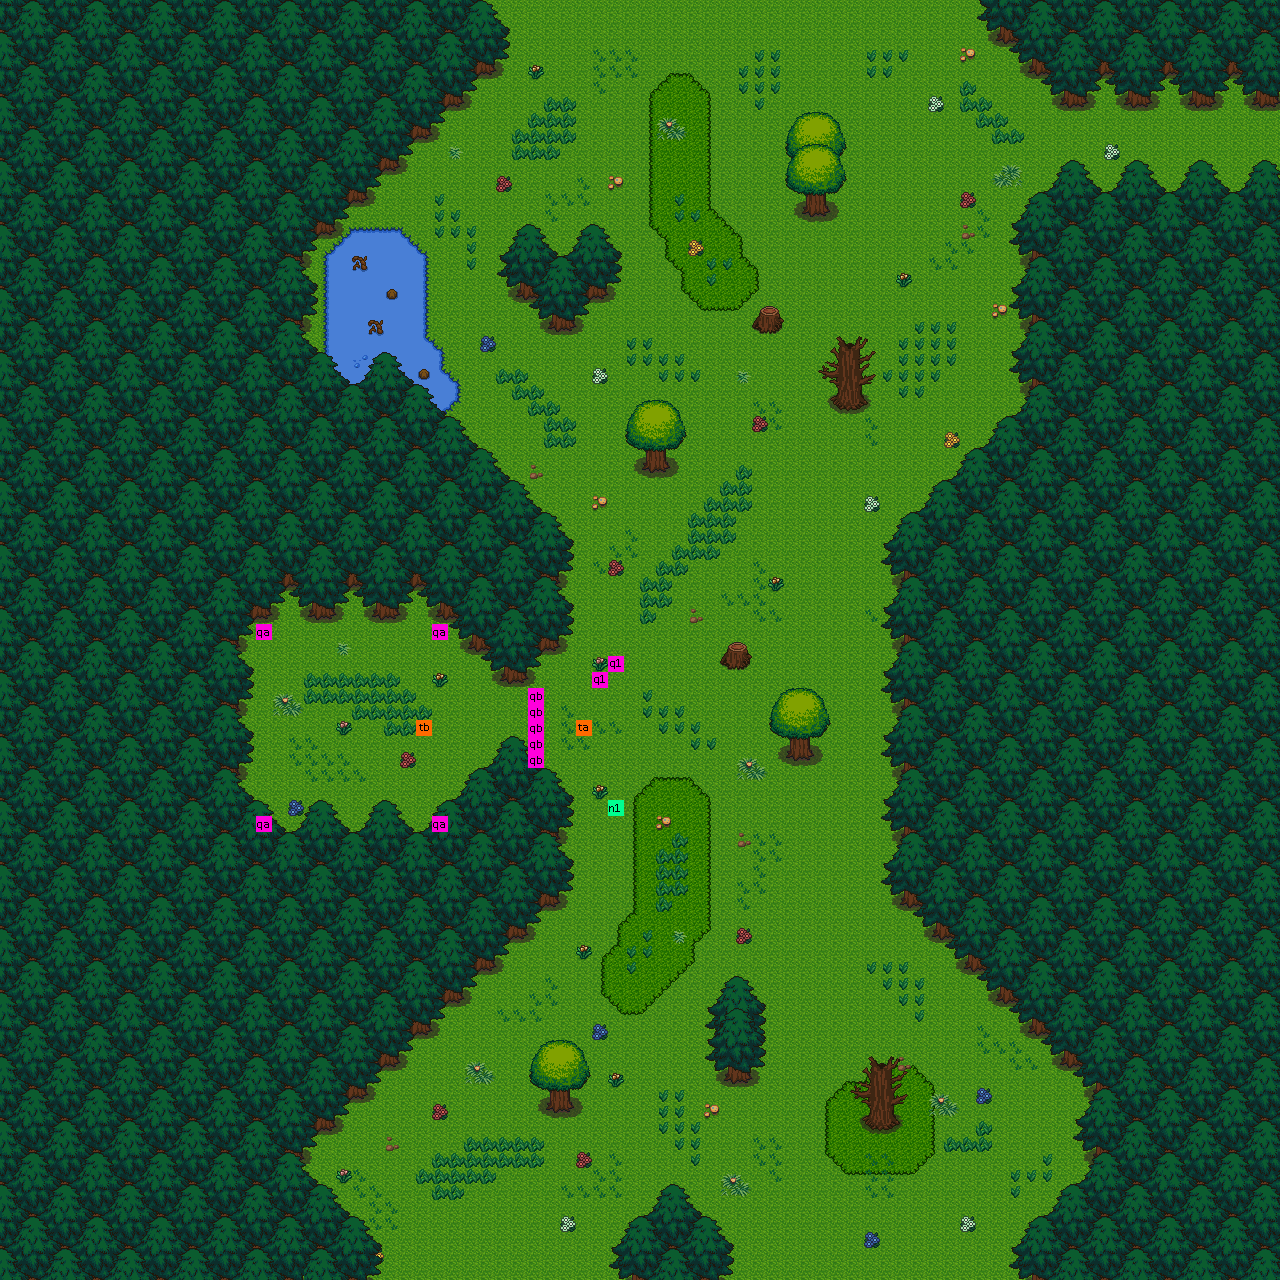

This game map was drawn from its Tiled (.tmx) file and the tilesets committed beside it. A one-line description and the trimmed map source follow:
An orthogonal 80x80 tile map with 16x16 px tiles, 7 tile layers (ground0, ground1, wall0, wall1, ...), 2 hidden layers not drawn, 9 tilesets.

<map version="1.0" orientation="orthogonal" renderorder="right-down" width="80" height="80" tilewidth="16" tileheight="16">
 <tileset firstgid="1" name="1" tilewidth="16" tileheight="16">
  <image source="../../tileset/v1.3/1.png" width="800" height="800" />
 </tileset>
 <tileset firstgid="2501" name="2" tilewidth="16" tileheight="16">
  <image source="../../tileset/v1.3/2.png" width="800" height="800" />
 </tileset>
 <tileset firstgid="5001" name="3" tilewidth="16" tileheight="16">
  <image source="../../tileset/v1.3/3.png" width="800" height="800" />
 </tileset>
 <tileset firstgid="7501" name="4" tilewidth="16" tileheight="16">
  <image source="../../tileset/v1.3/4.png" width="800" height="800" />
 </tileset>
 <tileset firstgid="10001" name="5" tilewidth="16" tileheight="16">
  <image source="../../tileset/v1.3/5.png" width="800" height="800" />
 </tileset>
 <tileset firstgid="12501" name="6" tilewidth="16" tileheight="16">
  <image source="../../tileset/v1.3/6.png" width="800" height="800" />
 </tileset>
 <tileset firstgid="15001" name="7" tilewidth="16" tileheight="16">
  <image source="../../tileset/v1.3/7.png" width="800" height="800" />
 </tileset>
 <tileset firstgid="17501" name="8" tilewidth="16" tileheight="16">
  <image source="../../tileset/v1.3/8.png" width="800" height="800" />
 </tileset>
 <tileset firstgid="20001" name="9" tilewidth="16" tileheight="16">
  <image source="../../tileset/v1.3/9.png" width="800" height="800" />
 </tileset>
 <layer name="ground0" width="80" height="80">
  <data>[6400 cells, 6400 non-empty, 1 distinct tile ids]</data>
 </layer>
 <layer name="ground1" width="80" height="80">
  <data>[6400 cells, 341 non-empty, 50 distinct tile ids]</data>
 </layer>
 <layer name="wall0" width="80" height="80">
  <data>[6400 cells, 0 non-empty, 0 distinct tile ids]</data>
 </layer>
 <layer name="wall1" width="80" height="80">
  <data>[6400 cells, 0 non-empty, 0 distinct tile ids]</data>
 </layer>
 <layer name="deco0" width="80" height="80">
  <data>[6400 cells, 421 non-empty, 38 distinct tile ids]</data>
 </layer>
 <layer name="deco1" width="80" height="80">
  <data>[6400 cells, 3939 non-empty, 100 distinct tile ids]</data>
 </layer>
 <layer name="ABOVE_OVERWRITE" width="80" height="80" visible="0" opacity="0.9">
  <data>[6400 cells, 0 non-empty, 0 distinct tile ids]</data>
 </layer>
 <layer name="COLLISION_OVERWRITE" width="80" height="80" visible="0">
  <data>[6400 cells, 0 non-empty, 0 distinct tile ids]</data>
 </layer>
 <layer name="SPOT" width="80" height="80">
  <data>[6400 cells, 14 non-empty, 6 distinct tile ids]</data>
 </layer>
</map>
